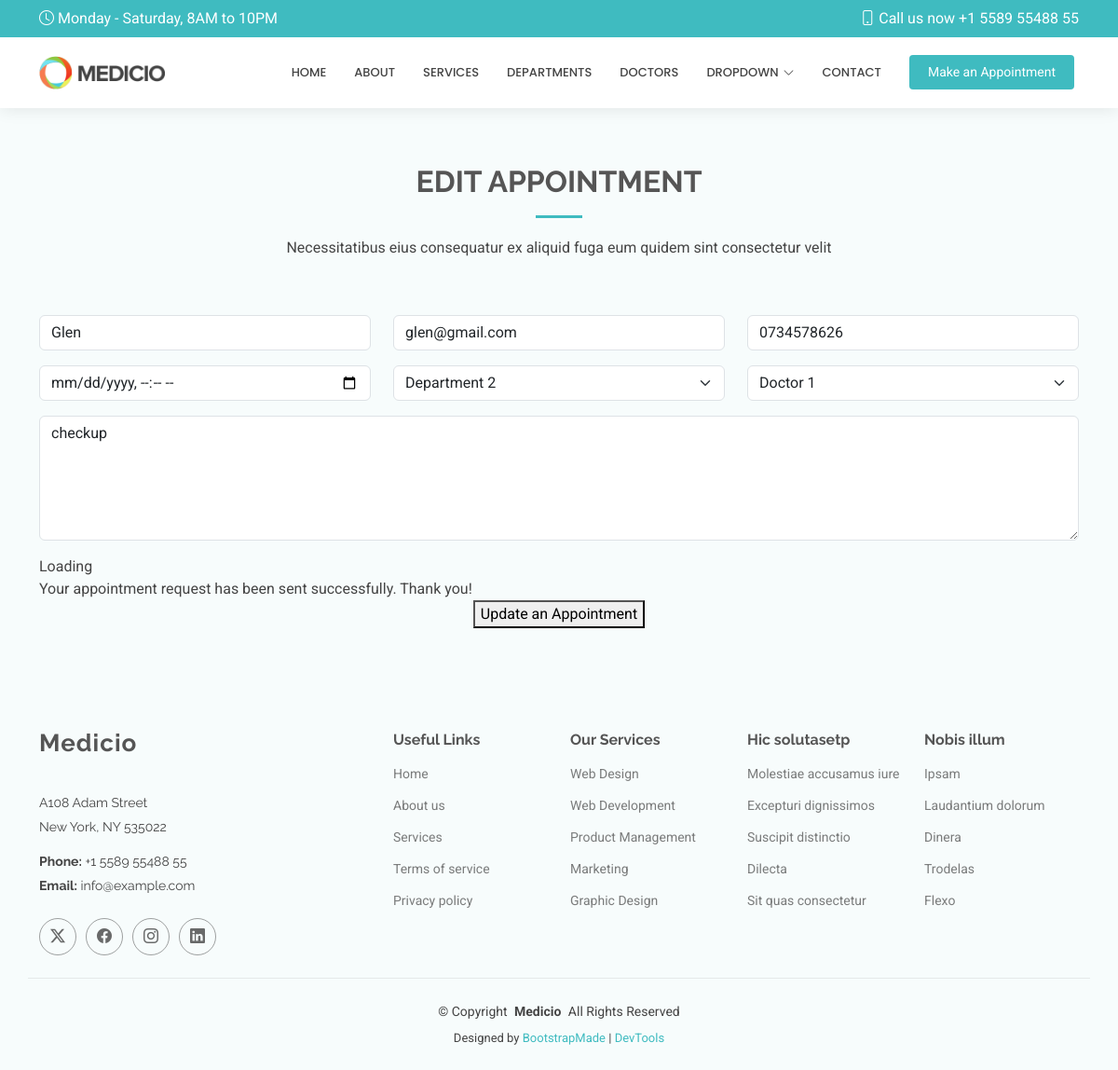
The page /edit/3 on the database its author committed.
### careapp/models.py (models this page shows, shortened)
class Appointment(models.Model):
    name = models.CharField(max_length=20)
    email = models.EmailField()
    phone = models.CharField(max_length=10)
    datetime = models.DateTimeField()
    department = models.CharField(max_length=20)
    doctor = models.CharField(max_length=20)
    message = models.TextField()

### careapp/views.py (the view, shortened to what this page needs)
# urls.py: path('edit/<int:id>', views.edit ),
def edit(request,id):
    editappointment = get_object_or_404(Appointment, id = id)
    return render(request, 'edit.html', {'editappointment' : editappointment} )

### careapp/templates/edit.html (shortened to what this page needs)
{% extends 'starter-page.html'%}
{% load static %}
{% block content %}
    <section id="appointment" class="appointment section light-background">
      <div class="container section-title" data-aos="fade-up">
        <h2>EDIT  APPOINTMENT</h2>
        <p>Necessitatibus eius consequatur ex aliquid fuga eum quidem sint consectetur velit</p>
      </div>
      <div class="container" data-aos="fade-up" data-aos-delay="100">
        <form  method="post"  >
          <div class="row">
            <div class="col-md-4 form-group">
              <input type="text" value="{{ editappointment.name }}" name="name" class="form-control" id="name" placeholder="Your Name" required="">
            </div>
            <div class="col-md-4 form-group mt-3 mt-md-0">
              <input type="email" value="{{ editappointment.email }}" class="form-control" name="email" id="email" placeholder="Your Email" required="">
            </div>
            <div class="col-md-4 form-group mt-3 mt-md-0">
              <input type="tel" value="{{ editappointment.phone }}" class="form-control" name="phone" id="phone" placeholder="Your Phone" required="">
            </div>
          </div>
          <div class="row">
            <div class="col-md-4 form-group mt-3">
              <input type="datetime-local" value="{{ appointment.datetime|date:'Y-m-d\\TH:i'}}" name="datetime" class="form-control datepicker" id="datetime" placeholder="Appointment Date and Time" required="">
            </div>
            <div class="col-md-4 form-group mt-3">
              <select name="department" id="department" class="form-select" required="">
                <option value="Department 2" {% if editappointment.department == "Department 2" %} selected {% endif %}>Department 2</option>
              </select>
            </div>
            <div class="col-md-4 form-group mt-3">
              <select name="doctor" id="doctor" class="form-select" required="">
                <option value="Doctor 1" {% if editappointment.doctor == "Doctor 1" %} selected {% endif %}>Doctor 1</option>
              </select>
            </div>
          </div>
          <div class="form-group mt-3">
            <textarea class="form-control" name="message" rows="5" placeholder="Message (Optional)">{{ editappointment.message }}</textarea>
          </div>
          <div class="mt-3">
            <div class="loading">Loading</div>
            <div class="sent-message">Your appointment request has been sent successfully. Thank you!</div>
            <div class="text-center"><button type="submit">Update an Appointment</button></div>
          </div>
        </form>
      </div>
    </section>
{% endblock %}

### static/assets/css/main.css (style rules this page uses)
:root { --default-font: "Roboto", system-ui, -apple-system, "Segoe UI", Roboto, "Helvetica Neue", Arial, "Noto Sans", "Liberation Sans", sans-serif, "Apple Color Emoji", "Segoe UI Emoji", "Segoe UI Symbol", "Noto Color Emoji"; --heading-font: "Raleway", sans-serif; --nav-font: "Poppins", sans-serif; }
:root { --background-color: #ffffff; --default-color: #444444; --heading-color: #555555; --accent-color: #3fbbc0; --surface-color: #ffffff; --contrast-color: #ffffff; }
:root { --nav-color: #444444; --nav-hover-color: #3fbbc0; --nav-mobile-background-color: #ffffff; --nav-dropdown-background-color: #ffffff; --nav-dropdown-color: #444444; --nav-dropdown-hover-color: #3fbbc0; }
.light-background { --background-color: #f7fcfc; --surface-color: #ffffff; }
:root { scroll-behavior: smooth; }
body { color: var(--default-color); background-color: var(--background-color); font-family: var(--default-font); }
h1, h2, h3, h4, h5, h6 { color: var(--heading-color); font-family: var(--heading-font); }
section, .section { color: var(--default-color); background-color: var(--background-color); padding: 60px 0; scroll-margin-top: 120px; overflow: clip; }
.section-title { text-align: center; padding-bottom: 60px; position: relative; }
.section-title h2 { font-size: 32px; font-weight: 700; margin-bottom: 20px; padding-bottom: 20px; position: relative; }
.section-title h2:after { content: ""; position: absolute; display: block; width: 50px; height: 3px; background: var(--accent-color); left: 0; right: 0; bottom: 0; margin: auto; }
.section-title p { margin-bottom: 0; }

### rows shown on the page
Appointment: name "Glen", email "glen@gmail.com", phone "0734578626", department "Department 2", doctor "Doctor 1", message "checkup"
